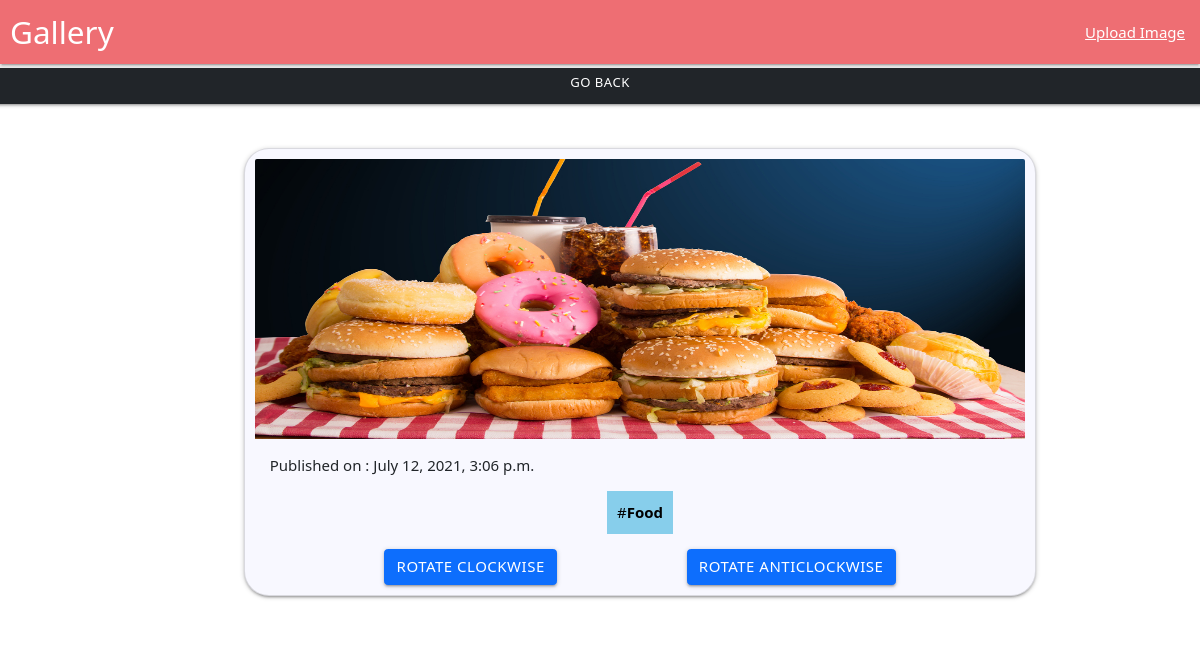
Screenshot of /gallery/2 with the database file from the repository.
### imageGallery/models.py (models this page shows, shortened)
class GalleryImage(models.Model):
    tags = models.ForeignKey('Tags',blank=True,null=True,on_delete=SET_NULL)
    image = models.ImageField(upload_to='media')
    uploaded_at = models.DateTimeField(auto_now_add=True)

class Tags(models.Model):
    name = models.CharField(max_length=200)
    def __str__(self):
        return self.name

### imageGallery/views.py (the view)
# urls.py: path('gallery/<int:pk>',views.specificImg,name="specificImg"),
def specificImg(request, pk):
    try:
        spec = GalleryImage.objects.get(pk=pk)
    except:
        raise Http404
    context = {
        'specImage': spec
    }
    return render(request, 'specific.html', context)

### templates/specific.html (shortened to what this page needs)
{% extends 'base.html' %}
{% block content %}
<div class="row singleImage">
  <a href="{% url 'gallery' %}" class="btn btn-dark btn-block btn-sm m-1">Go Back</a>
  <div class="col-8">
    <div class="card">
      <div class="card-image">
        <img id="rotateImage" src="{{specImage.image.url}}">
        <span class="card-title"></span>
      </div>
      <div class="card-content">
        <p>Published on : {{specImage.uploaded_at}}</p>
      </div>
      <div class="card-tags">
        <p>#<strong>{{specImage.tags}}</strong></p>
      </div>
      <div class="buttons">
        <button class="btn btn-primary" id="rotateClk">Rotate Clockwise</button>
        <button class="btn btn-primary" id="rotateAnti">Rotate Anticlockwise</button>
      </div>
    </div>
  </div>
</div>
{% endblock %}

### static/css/style.css (style rules this page uses)
* { box-sizing: border-box; }
.card { width: 100%; padding: 10px; margin: 40px; background-color: ghostwhite; border-radius: 25px; }
.card-image { height: auto; border-radius: 25px; }
.card-image img { width: 300px; height: 280px; }
.card .card-content { padding: 15px; }
.card .card-tags { text-align: center; display: flex; justify-content: space-evenly; }
.card .card-tags p { background: skyblue; color: black; display: inline; padding: 10px; }
.singleImage { display: flex; justify-content: center; align-items: center; height: auto; }
.buttons { display: flex; justify-content: space-evenly; align-items: center; }

### rows the page displays
GalleryImage: image (picture), uploaded_at "July 12, 2021, 3:06 p.m.", tags "Food"
